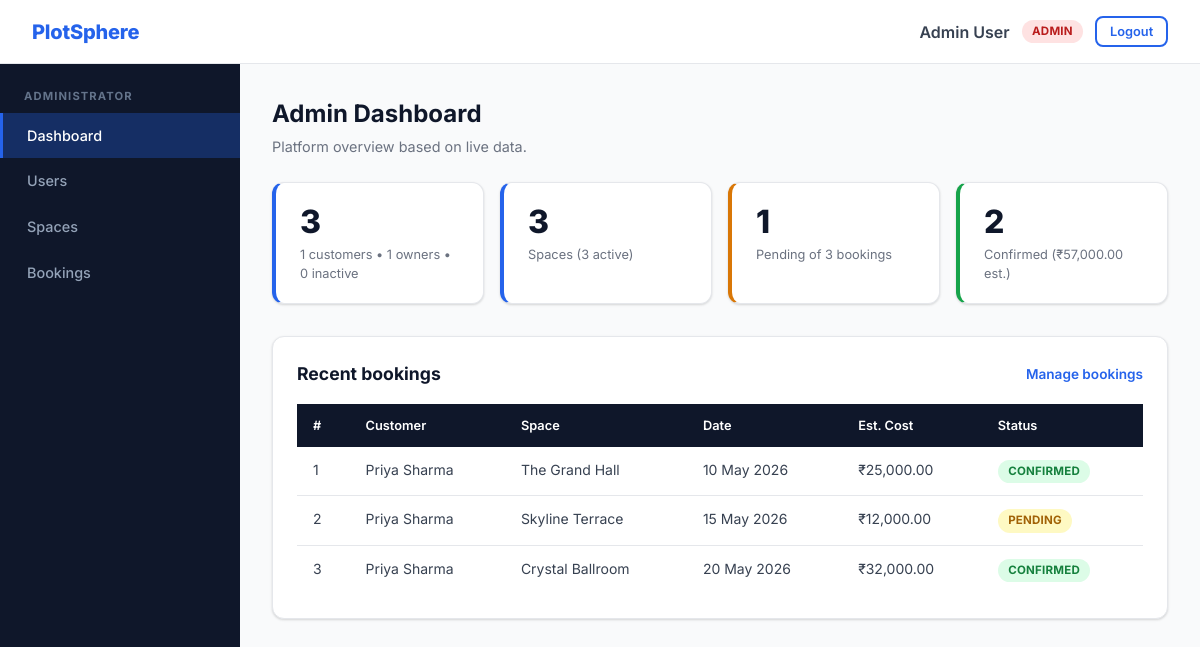
The app's page /admin/home.php (signed in) with its own data.
### tables this page shows
CREATE TABLE users (
  id INT AUTO_INCREMENT PRIMARY KEY,
  username VARCHAR(50) UNIQUE NOT NULL,
  password VARCHAR(255) NOT NULL,
  role ENUM('admin', 'owner', 'user') NOT NULL DEFAULT 'user',
  full_name VARCHAR(100),
  email VARCHAR(100),
  status ENUM('active','inactive') NOT NULL DEFAULT 'active',
  created_at DATETIME DEFAULT CURRENT_TIMESTAMP
);

CREATE TABLE bookings (
  id INT AUTO_INCREMENT PRIMARY KEY,
  user_id INT NOT NULL,
  space_id INT NOT NULL,
  event_type VARCHAR(100),
  booking_date DATE NOT NULL,
  start_time TIME NOT NULL,
  end_time TIME NOT NULL,
  guests INT,
  notes TEXT NULL,
  theme VARCHAR(100),
  addons VARCHAR(255),
  budget ENUM('basic','prime','luxury') DEFAULT 'basic',
  total_amount DECIMAL(10,2),
  status ENUM('pending','confirmed','rejected','cancelled') NOT NULL DEFAULT 'pending',
  created_at DATETIME DEFAULT CURRENT_TIMESTAMP,
  FOREIGN KEY (user_id) REFERENCES users(id),
  FOREIGN KEY (space_id) REFERENCES spaces(id)
);

CREATE TABLE spaces (
  id INT AUTO_INCREMENT PRIMARY KEY,
  owner_id INT NOT NULL,
  name VARCHAR(100) NOT NULL,
  location VARCHAR(150) NOT NULL,
  capacity INT NOT NULL,
  price_per_hour DECIMAL(10,2) NOT NULL,
  description TEXT,
  themes VARCHAR(255),
  amenities VARCHAR(255),
  photo VARCHAR(255) NULL DEFAULT NULL,
  status ENUM('active','inactive') DEFAULT 'active',
  created_at DATETIME DEFAULT CURRENT_TIMESTAMP,
  FOREIGN KEY (owner_id) REFERENCES users(id)
);

### db/connect.php (called while the page is built, shortened)
<?php
$user = 'root';

### auth/check.php (called while the page is built)
<?php
require_once __DIR__ . '/../includes/bootstrap.php';
require_login();

### admin/home.php (the view, shortened to what this page needs)
<?php
require_once __DIR__ . '/../auth/check.php';
$user = require_role('admin');
$users = db_one("SELECT COUNT(*) AS total, COALESCE(SUM(role = 'user'), 0) AS customers, COALESCE(SUM(role = 'owner'), 0) AS owners, COALESCE(SUM(status = 'inactive'), 0) AS inactive FROM users");
$spaces = db_one("SELECT COUNT(*) AS total, COALESCE(SUM(status = 'active'), 0) AS active FROM spaces");
$bookings = db_one(
    "SELECT COUNT(*) AS total, COALESCE(SUM(status = 'pending'), 0) AS pending, COALESCE(SUM(status = 'confirmed'), 0) AS confirmed,
            COALESCE(SUM(CASE WHEN status = 'confirmed' THEN total_amount END), 0) AS value
     FROM bookings"
);
$recent = db_all(
    'SELECT b.*, s.name AS space_name, u.full_name AS customer_name, u.username AS customer_username
     FROM bookings b JOIN spaces s ON s.id = b.space_id JOIN users u ON u.id = b.user_id
     ORDER BY b.created_at DESC LIMIT 6'
);
require __DIR__ . '/../includes/header.php';
?>
<div class="page-header">
  <h1>Admin Dashboard</h1>
  <p>Platform overview based on live data.</p>
</div>
<div class="stats-grid">
  <div class="stat-card"><div class="stat-number"><?php echo (int)$users['total']; ?></div><div class="stat-label"><?php echo (int)$users['customers']; ?> customers • <?php echo (int)$users['owners']; ?> owners • <?php echo (int)$users['inactive']; ?> inactive</div></div>
  <div class="stat-card"><div class="stat-number"><?php echo (int)$spaces['total']; ?></div><div class="stat-label">Spaces (<?php echo (int)$spaces['active']; ?> active)</div></div>
  <div class="stat-card stat-warning"><div class="stat-number"><?php echo (int)$bookings['pending']; ?></div><div class="stat-label">Pending of <?php echo (int)$bookings['total']; ?> bookings</div></div>
  <div class="stat-card stat-success"><div class="stat-number"><?php echo (int)$bookings['confirmed']; ?></div><div class="stat-label">Confirmed (<?php echo money($bookings['value']); ?> est.)</div></div>
</div>
<div class="card">
  <div class="card-header"><h2>Recent bookings</h2><a href="<?php echo e(url('admin/bookings.php')); ?>">Manage bookings</a></div>
  <?php if ($recent): ?>
    <div class="table-wrap">
      <table>
        <thead><tr><th>#</th><th>Customer</th><th>Space</th><th>Date</th><th>Est. Cost</th><th>Status</th></tr></thead>
        <tbody>
        <?php foreach ($recent as $b): ?>
          <tr>
            <td data-label="#"><?php echo (int)$b['id']; ?></td>
            <td data-label="Customer"><?php echo e($b['customer_name'] ?: $b['customer_username']); ?></td>
            <td data-label="Space"><?php echo e($b['space_name']); ?></td>
            <td data-label="Date"><?php echo e(date('d M Y', strtotime($b['booking_date']))); ?></td>
            <td data-label="Est. Cost"><?php echo money($b['total_amount']); ?></td>
            <td data-label="Status"><?php echo status_badge($b['status']); ?></td>
          </tr>
        <?php endforeach; ?>
        </tbody>
      </table>
    </div>
  <?php else: ?>
    <div class="empty-state">No bookings yet.</div>
  <?php endif; ?>
</div>
<?php require __DIR__ . '/../includes/footer.php'; ?>

### includes/header.php (shortened to what this page needs)
<?php
$user = current_user();
$current = substr(str_replace('\\', '/', (string)($_SERVER['SCRIPT_NAME'] ?? '')), strlen(base_url()) + 1);
$menus = [
    'user' => ['Customer' => [
        'user/home.php' => 'Dashboard',
        'user/browse.php' => 'Browse Spaces',
        'user/my_bookings.php' => 'My Bookings',
    ]],
    'owner' => ['Space Owner' => [
        'owner/home.php' => 'Dashboard',
        'owner/my_spaces.php' => 'My Spaces',
        'owner/add_space.php' => 'Add Space',
        'owner/bookings.php' => 'Booking Requests',
    ]],
    'admin' => ['Administrator' => [
        'admin/home.php' => 'Dashboard',
        'admin/users.php' => 'Users',
        'admin/spaces.php' => 'Spaces',
        'admin/bookings.php' => 'Bookings',
    ]],
];
$aliases = ['user/space.php' => 'user/browse.php', 'user/book.php' => 'user/browse.php', 'owner/edit_space.php' => 'owner/my_spaces.php'];
$activeLink = $aliases[$current] ?? $current;
?>
<!DOCTYPE html>
<html lang="en">
<head>
  <link rel="stylesheet" href="<?php echo e(url('css/styles.css')); ?>">
</head>
<body>
<?php if ($user): ?>
  <header class="topbar">
    <a class="navbar-brand" href="<?php echo e(url(home_for_role($user['role']))); ?>">PlotSphere</a>
    <div class="topbar-user">
      <span class="user"><?php echo e($user['full_name'] ?: $user['username']); ?></span>
      <?php echo status_badge($user['role']); ?>
      <form method="post" action="<?php echo e(url('logout.php')); ?>" class="inline-form">
        <button class="btn btn-outline btn-sm" type="submit">Logout</button>
      </form>
    </div>
  </header>
  <div class="dashboard-layout">
    <nav class="sidebar" aria-label="Main navigation">
      <?php foreach ($menus[$user['role']] ?? [] as $section => $links): ?>
        <div class="sidebar-section"><?php echo e($section); ?></div>
        <?php foreach ($links as $href => $label): ?>
          <a class="sidebar-link<?php echo $activeLink === $href ? ' active' : ''; ?>" href="<?php echo e(url($href)); ?>"><?php echo e($label); ?></a>
        <?php endforeach; ?>
      <?php endforeach; ?>
    </nav>
    <main class="main-content">
<?php endif; ?>

### includes/bootstrap.php (shortened to what this page needs)
<?php
require_once __DIR__ . '/../db/connect.php';
function e($value): string
{
    return htmlspecialchars((string)$value, ENT_QUOTES, 'UTF-8');
}
function base_url(): string
{
    static $base = null;
    if ($base !== null) {
        return $base;
    }
    $root = realpath((string)($_SERVER['DOCUMENT_ROOT'] ?? '')) ?: '';
    $app = realpath(__DIR__ . '/..') ?: '';
    if ($root !== '' && stripos($app, $root) === 0) {
        $base = str_replace('\\', '/', substr($app, strlen($root)));
    } else {
        $base = '/metromingle';
    }
    $base = '/' . trim($base, '/');
    if ($base === '/') {
        $base = '';
    }
    return $base;
}
function url(string $path = ''): string
{
    return base_url() . '/' . ltrim($path, '/');
}
function money($amount): string
{
    return '₹' . number_format((float)$amount, 2);
}
function status_badge(string $status): string
{
    $map = [
        'active' => 'success', 'confirmed' => 'success',
        'pending' => 'warning',
        'inactive' => 'gray', 'cancelled' => 'gray',
        'rejected' => 'danger',
        'admin' => 'danger', 'owner' => 'blue', 'user' => 'gray',
    ];
    $label = $status === 'user' ? 'customer' : $status;
    return '<span class="badge badge-' . ($map[$status] ?? 'gray') . '">' . e($label) . '</span>';
}
function db_run(string $sql, array $params = []): mysqli_stmt
{
    global $conn;
    $stmt = $conn->prepare($sql);
    if ($params) {
        $types = '';
        foreach ($params as $p) {
            $types .= is_int($p) ? 'i' : (is_float($p) ? 'd' : 's');
        }
        $values = array_values($params);
        $stmt->bind_param($types, ...$values);
    }
    $stmt->execute();
    return $stmt;
}
function db_all(string $sql, array $params = []): array
{
    $result = db_run($sql, $params)->get_result();
    return $result ? $result->fetch_all(MYSQLI_ASSOC) : [];
}
function db_one(string $sql, array $params = []): ?array
{
    return db_all($sql, $params)[0] ?? null;
}
function home_for_role(string $role): string
{
    return ['admin' => 'admin/home.php', 'owner' => 'owner/home.php'][$role] ?? 'user/home.php';
}
function current_user(): ?array
{
    static $user = false;
    if ($user !== false) {
        return $user;
    }
    $user = null;
    if (!empty($_SESSION['user_id'])) {
        $row = db_one('SELECT id, username, role, full_name, email, status FROM users WHERE id = ?', [(int)$_SESSION['user_id']]);
        if ($row && $row['status'] === 'active') {
            $user = $row;
        } else {
            $_SESSION = [];
            session_regenerate_id(true);
        }
    }
    return $user;
}
function require_login(): array
{
    $user = current_user();
    return $user;
}
function require_role(string ...$roles): array
{
    $user = require_login();
    return $user;
}

### css/styles.css (style rules this page uses)
:root { --navy: #0F172A; --navy-mid: #1E3A5F; --blue: #2563EB; --blue-hover: #1D4ED8; --blue-light: #EFF6FF; --success: #16A34A; --danger: #DC2626; --warning: #D97706; --text-dark: #0F172A; --text-mid: #374151; --text-light: #6B7280; --border: #E5E7EB; --bg: #F9FAFB; --white: #FFFFFF; --card-shadow: 0 1px 3px rgba(0,0,0,0.1), 0 1px 2px rgba(0,0,0,0.06); --card-shadow-hover: 0 10px 25px rgba(37,99,235,0.12); --radius: 12px; --font: 'Inter', system-ui, -apple-system, 'Segoe UI', Roboto, Arial, sans-serif; }
* { box-sizing: border-box; margin: 0; padding: 0; }
body { font-family: var(--font); background: var(--bg); color: var(--text-dark); line-height: 1.5; }
a { color: var(--blue); }
.navbar-brand { font-size: 1.25rem; font-weight: 800; color: var(--blue); text-decoration: none; letter-spacing: -0.01em; }
.btn { display: inline-flex; align-items: center; justify-content: center; gap: .35rem; padding: 0.6rem 1.3rem; border-radius: 8px; font-weight: 600; font-size: 0.9rem; cursor: pointer; border: 2px solid transparent; font-family: inherit; text-decoration: none; transition: background .2s, color .2s, border-color .2s; line-height: 1.2; white-space: nowrap; }
.btn-outline { background: transparent; border-color: var(--blue); color: var(--blue); }
.btn-sm { padding: 0.35rem 0.8rem; font-size: 0.8rem; }
.inline-form { display: inline; }
.card { background: var(--white); border: 1px solid var(--border); border-radius: var(--radius); padding: 1.5rem; box-shadow: var(--card-shadow); }
.card-header { display: flex; justify-content: space-between; align-items: center; margin-bottom: 1rem; gap: 1rem; }
.card-header h2 { font-size: 1.1rem; color: var(--navy); }
.card-header a { font-size: .85rem; font-weight: 600; text-decoration: none; }
.topbar { background: var(--white); border-bottom: 1px solid var(--border); min-height: 64px; display: flex; align-items: center; justify-content: space-between; padding: 0 2rem; gap: 1rem; position: sticky; top: 0; z-index: 100; }
.topbar-user { display: flex; align-items: center; gap: .75rem; }
.topbar .user { color: var(--text-mid); font-weight: 600; }
.dashboard-layout { display: flex; min-height: calc(100vh - 64px); }
.sidebar { width: 240px; background: var(--navy); padding: 1.5rem 0; flex-shrink: 0; }
.sidebar-link { display: block; padding: 0.75rem 1.5rem; color: #94A3B8; border-left: 3px solid transparent; text-decoration: none; font-size: 0.9rem; font-weight: 500; transition: all 0.2s; }
.sidebar-link:hover, .sidebar-link.active { color: white; background: rgba(37,99,235,0.3); border-left-color: var(--blue); }
.sidebar-section { font-size: 0.7rem; font-weight: 700; color: #64748B; text-transform: uppercase; letter-spacing: 0.1em; padding: 0 1.5rem .5rem; }
.main-content { flex: 1; padding: 2rem; min-width: 0; }
.stats-grid { display: grid; grid-template-columns: repeat(auto-fit, minmax(200px, 1fr)); gap: 1rem; margin-bottom: 2rem; }
.stat-card { background: white; border: 1px solid var(--border); border-radius: var(--radius); padding: 1.25rem 1.5rem; border-left: 4px solid var(--blue); box-shadow: var(--card-shadow); }
.stat-card.stat-success { border-left-color: var(--success); }
.stat-card.stat-warning { border-left-color: var(--warning); }
.stat-number { font-size: 2rem; font-weight: 800; color: var(--navy); line-height: 1.2; }
.stat-label { font-size: 0.8rem; color: var(--text-light); margin-top: 0.25rem; }
.table-wrap { overflow-x: auto; }
table { width: 100%; border-collapse: collapse; font-size: 0.875rem; }
thead { background: var(--navy); color: white; }
thead th { padding: 0.75rem 1rem; text-align: left; font-weight: 600; font-size: 0.8rem; white-space: nowrap; }
tbody tr { border-bottom: 1px solid var(--border); }
tbody tr:last-child { border-bottom: 0; }
tbody td { padding: 0.75rem 1rem; color: var(--text-mid); vertical-align: top; overflow-wrap: break-word; }
.badge { display: inline-block; padding: 0.2rem 0.65rem; border-radius: 50px; font-size: 0.72rem; font-weight: 700; letter-spacing: 0.02em; text-transform: uppercase; white-space: nowrap; }
.badge-success { background: #DCFCE7; color: #15803D; }
.badge-warning { background: #FEF9C3; color: #A16207; }
.badge-danger { background: #FEE2E2; color: #B91C1C; }
.page-header { margin-bottom: 1.5rem; }
.page-header h1 { font-size: 1.5rem; font-weight: 700; color: var(--navy); }
.page-header p { color: var(--text-light); font-size: 0.9rem; margin-top: 0.25rem; }

### records on screen
users: full_name "Admin User", role "ADMIN"
bookings: id "1", user.full_name "Priya Sharma", space.name "The Grand Hall", booking_date "10 May 2026", total_amount "₹25,000.00", status "CONFIRMED"
bookings: id "2", user.full_name "Priya Sharma", space.name "Skyline Terrace", booking_date "15 May 2026", total_amount "₹12,000.00", status "PENDING"
bookings: id "3", user.full_name "Priya Sharma", space.name "Crystal Ballroom", booking_date "20 May 2026", total_amount "₹32,000.00", status "CONFIRMED"

### other values on screen
$section "ADMINISTRATOR"
$label "Dashboard"
$label "Users"
$label "Spaces"
$label "Bookings"
$users['total'] "3"
$users['customers'] "1"
$users['owners'] "1"
$users['inactive'] "0"
$spaces['total'] "3"
$spaces['active'] "3"
$bookings['pending'] "1"
$bookings['total'] "3"
$bookings['confirmed'] "2"
money($bookings['value']) "₹57,000.00"
